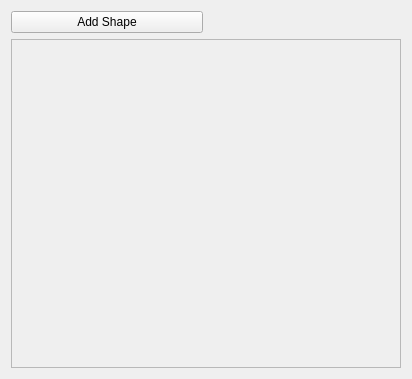
<?xml version="1.0" encoding="UTF-8"?>
<ui version="4.0">
 <class>Form</class>
 <widget class="QWidget" name="Form">
  <property name="geometry">
   <rect>
    <x>0</x>
    <y>0</y>
    <width>412</width>
    <height>379</height>
   </rect>
  </property>
  <property name="windowTitle">
   <string>Form</string>
  </property>
  <layout class="QGridLayout" name="gridLayout">
   <item row="1" column="0" colspan="2">
    <widget class="QScrollArea" name="scrollArea">
     <property name="widgetResizable">
      <bool>true</bool>
     </property>
     <widget class="QWidget" name="scrollAreaWidgetContents">
      <property name="geometry">
       <rect>
        <x>0</x>
        <y>0</y>
        <width>392</width>
        <height>330</height>
       </rect>
      </property>
     </widget>
    </widget>
   </item>
   <item row="0" column="0">
    <widget class="QPushButton" name="add_shape_btn">
     <property name="text">
      <string>Add Shape</string>
     </property>
    </widget>
   </item>
  </layout>
 </widget>
 <resources/>
 <connections/>
</ui>
